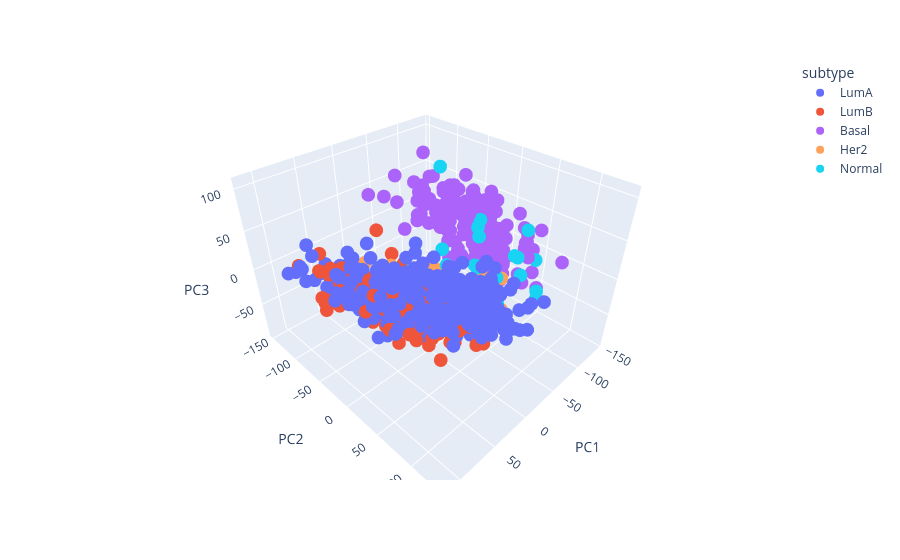

Source (notebook cell):
### Code cell
import plotly.express as px
from sklearn.decomposition import PCA

labels = merged[pam50]
pca = PCA(n_components=3)
components = pca.fit_transform(star_t)
df_3d = pd.DataFrame(components, columns=["PC1", "PC2", "PC3"])
df_3d["subtype"] = labels.values

px.scatter_3d(df_3d, x="PC1", y="PC2", z="PC3", color="subtype")

### Figure 1 — Plotly figure (JSON) as saved in the notebook; plotly's stock layout.template omitted (floating-point values rounded to 4 significant figures; data arrays with more than 128 entries replaced by an {"elided": "..."} marker saying what was removed)
{"data": [{"hovertemplate": "subtype=LumA<br>PC1=%{x}<br>PC2=%{y}<br>PC3=%{z}<extra></extra>", "legendgroup": "LumA", "marker": {"color": "#636efa", "symbol": "circle"}, "mode": "markers", "name": "LumA", "scene": "scene", "showlegend": true, "type": "scatter3d", "x": {"elided": "421 float values"}, "y": {"elided": "421 float values"}, "z": {"elided": "421 float values"}}, {"hovertemplate": "subtype=LumB<br>PC1=%{x}<br>PC2=%{y}<br>PC3=%{z}<extra></extra>", "legendgroup": "LumB", "marker": {"color": "#EF553B", "symbol": "circle"}, "mode": "markers", "name": "LumB", "scene": "scene", "showlegend": true, "type": "scatter3d", "x": {"elided": "192 float values"}, "y": {"elided": "192 float values"}, "z": {"elided": "192 float values"}}, {"hovertemplate": "subtype=Basal<br>PC1=%{x}<br>PC2=%{y}<br>PC3=%{z}<extra></extra>", "legendgroup": "Basal", "marker": {"color": "#ab63fa", "symbol": "circle"}, "mode": "markers", "name": "Basal", "scene": "scene", "showlegend": true, "type": "scatter3d", "x": {"elided": "139 float values"}, "y": {"elided": "139 float values"}, "z": {"elided": "139 float values"}}, {"hovertemplate": "subtype=Her2<br>PC1=%{x}<br>PC2=%{y}<br>PC3=%{z}<extra></extra>", "legendgroup": "Her2", "marker": {"color": "#FFA15A", "symbol": "circle"}, "mode": "markers", "name": "Her2", "scene": "scene", "showlegend": true, "type": "scatter3d", "x": [-13.9, -25.93, -1.262, -15.3, -48.54, -50.77, -4.999, -43.78, -38.28, -47.73, 37.55, -22.38, -63.69, 19.64, -46.02, -30.96, -81.17, 6.094, -52.16, 3.998, -27.43, -41.83, -40.82, 11.97, 22.11, -8.353, 17.95, -6.535, -38.7, -33.52, 19.76, -54.69, -50.99, -20.13, -27.65, -19.24, -35.0, -11.58, -64.6, 14.3, -46.0, -35.14, 5.843, -1.222, -11.44, -59.89, -49.32, -48.07, -83.49, -23.47, -43.1, -44.45, -61.54, -30.41, 5.211, 17.59, 3.678, -66.89, -32.72, -30.73, -47.98, -89.83, 24.41, -52.4, -73.53, 7.595, 8.481], "y": [23.98, 35.05, -28.88, -45.22, 20.39, -14.47, -8.584, -8.371, 15.39, -42.76, -14.18, -21.84, 36.11, -6.786, 29.04, -2.201, 37.0, -82.12, -49.53, -81.77, -29.78, -30.65, 17.01, -74.67, -83.82, -46.68, -44.36, 4.755, -8.075, 37.91, -38.61, 21.75, -2.371, 22.15, 35.61, 3.739, 14.65, 34.61, 37.25, -45.8, -11.25, 26.13, -36.57, 2.355, -25.98, 8.166, -42.96, -10.6, -33.38, 36.19, -8.396, -49.81, 38.05, -39.58, -61.55, 1.201, -40.64, -0.9824, -25.95, -2.665, 54.85, 34.32, -9.303, -38.86, 11.74, -34.42, -10.3], "z": [-49.73, -24.38, -20.68, -17.88, -73.01, -12.19, -30.09, -21.5, -48.02, -28.61, 3.835, -20.11, -77.92, 9.327, -86.53, -80.66, -16.63, -22.55, -30.58, -22.77, -10.1, -33.04, -61.25, -38.96, -3.555, -54.28, -21.59, -77.3, -79.37, -23.78, -26.21, -75.8, -30.7, -46.0, -24.19, -20.74, -34.78, -9.998, -63.71, 7.666, -39.77, -20.16, -11.82, -10.1, -36.72, -58.17, -51.56, -74.49, -69.03, -57.64, -66.62, -30.78, -84.05, -75.42, -23.75, -46.11, -43.46, -81.19, -27.09, -63.45, -27.38, -70.17, -7.203, -28.01, -16.38, -7.417, -48.62]}, {"hovertemplate": "subtype=Normal<br>PC1=%{x}<br>PC2=%{y}<br>PC3=%{z}<extra></extra>", "legendgroup": "Normal", "marker": {"color": "#19d3f3", "symbol": "circle"}, "mode": "markers", "name": "Normal", "scene": "scene", "showlegend": true, "type": "scatter3d", "x": [-41.95, -72.24, 23.3, -43.26, -33.02, -55.48, -44.77, -28.18, -10.79, -61.3, -52.4, -85.04, -51.88, -55.65, 6.4, -22.19, -59.74, -3.841, -101.1, -37.91, -113.8, -26.74, -45.64], "y": [62.71, 7.337, -0.5279, 77.33, 87.97, -38.41, 46.95, -0.8456, 8.991, 12.48, 32.53, 59.58, 12.35, 81.32, -15.43, 119.5, 16.82, 60.64, -15.52, 61.59, 58.61, 49.8, 106.3], "z": [-17.23, 30.78, 29.17, 51.24, 59.12, 106.2, -59.95, 9.502, 42.75, -0.7049, -13.27, -2.865, -30.06, 77.15, -5.638, 41.5, -0.8398, 93.42, 31.72, 19.45, 3.494, 9.649, 12.25]}], "layout": {"legend": {"title": {"text": "subtype"}, "tracegroupgap": 0}, "margin": {"t": 60}, "scene": {"domain": {"x": [0.0, 1.0], "y": [0.0, 1.0]}, "xaxis": {"title": {"text": "PC1"}}, "yaxis": {"title": {"text": "PC2"}}, "zaxis": {"title": {"text": "PC3"}}}}}
